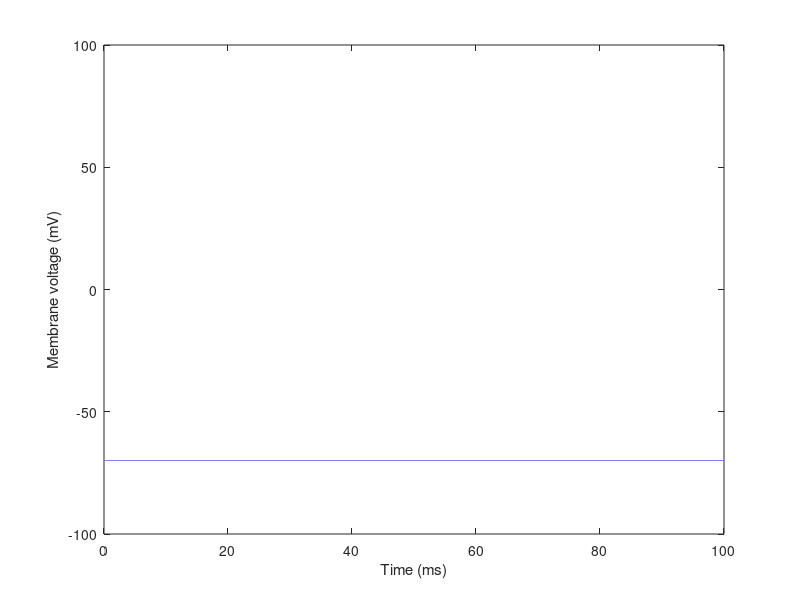

MATLAB code to generate this figure:

%Constants
    maxTime = 100; %100 ms simulation
    time = [0:0.001:maxTime];
    timeLen = length(time);
    gbar_K = 36; %mS/cm^2
    gbar_Na = 120;
    gbar_L = 0.3;
    E_K = -12; %mV
    E_Na = 115;
    E_L = 10.6;
    V_rest = -70;
    C_m = 1;
    %Step size
    stepSize = .001;
    I_in = 0;
    
    %Initial conditions
    V_m = [zeros(1, timeLen)];
    V_i = 0;    
    %Equations
    a_m = 0.1*((25-V_i)/(exp((25-V_i)/10)-1));
    b_m = 4*exp(-V_i/18);
    a_n = 0.01*((10-V_i)/(exp((10-V_i)/10)-1));
    b_n = .125*exp(-V_i/80);
    a_h = 0.07*exp(-V_i/20);
    b_h = 1/(exp((30-V_i)/10)+1);
    
    %Initial conditions
    m = a_m / (a_m + b_m);
    n = a_n / (a_n + b_n);
    h = a_h / (a_h + b_h);
    
    g_Na = [m^2*gbar_Na*h zeros(1, timeLen-1)];
    g_K = [n^4 * gbar_K zeros(1,timeLen-1)];
    g_L = [gbar_L zeros(1, timeLen-1)];
   
    %Loop
    for(i = 2:timeLen)
       
        %Update gating conditions
        a_m = 0.1*((25-V_m(i-1))/(exp((25-V_m(i-1))/10)-1));
        b_m = 4*exp(-V_m(i-1)/18);
        a_n = 0.01*((10-V_m(i-1))/(exp((10-V_m(i-1))/10)-1));
        b_n = .125*exp(-V_m(i-1)/80);
        a_h = 0.07*exp(-V_m(i-1)/20);
        b_h = 1/(exp((30-V_m(i-1))/10)+1);
        
        %Update currents
        
        dm = a_m * (1-m) - b_m * m;
        dn = a_n * (1-n) - b_n * n;
        dh = a_h * (1-h) - b_h * h;
        %Update channel probabilities
        m = m + stepSize*dm;
        n = n + stepSize*dn;
        h = h + stepSize*dh;
        
        I_Na = m^3*gbar_Na*h*(V_m(i-1) - E_Na);
        I_K = n^4 * gbar_K * (V_m(i-1) - E_K);
        I_L = gbar_L * (V_m(i-1) - E_L);
        I_ion = I_in - I_K - I_Na - I_L;
        
        g_Na(i) = m.^3*gbar_Na*h;
        g_K(i) = n^4*gbar_K;
        g_L(i) = gbar_L;
        
        
        dV_m = I_ion / C_m;
  
        
        %Update membrance voltage
         V_m(i) = V_m(i-1) + stepSize * dV_m;
        
        
    end
    V_m = V_m + V_rest;
    plot(time, V_m);
    axis([0,100, -100, 100]);
    xlabel('Time (ms)');
    ylabel('Membrane voltage (mV)');
    
